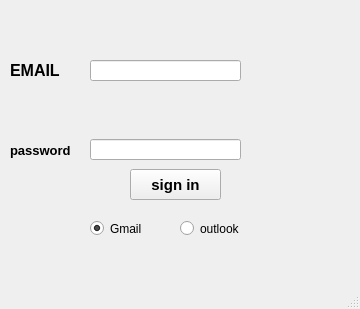
<?xml version="1.0" encoding="UTF-8"?>
<ui version="4.0">
 <class>MainWindow</class>
 <widget class="QMainWindow" name="MainWindow">
  <property name="geometry">
   <rect>
    <x>0</x>
    <y>0</y>
    <width>360</width>
    <height>309</height>
   </rect>
  </property>
  <property name="windowTitle">
   <string>email</string>
  </property>
  <property name="windowIcon">
   <iconset>
    <normaloff>C:/Users/Naglaa/Desktop/49-496199_icons-envelope-computer-mail-message-email-email-icon.png</normaloff>C:/Users/Naglaa/Desktop/49-496199_icons-envelope-computer-mail-message-email-email-icon.png</iconset>
  </property>
  <widget class="QWidget" name="centralwidget">
   <widget class="QLabel" name="label">
    <property name="geometry">
     <rect>
      <x>-300</x>
      <y>290</y>
      <width>47</width>
      <height>13</height>
     </rect>
    </property>
    <property name="text">
     <string>TextLabel</string>
    </property>
   </widget>
   <widget class="QLabel" name="label_2">
    <property name="geometry">
     <rect>
      <x>10</x>
      <y>60</y>
      <width>81</width>
      <height>21</height>
     </rect>
    </property>
    <property name="font">
     <font>
      <pointsize>12</pointsize>
      <weight>75</weight>
      <bold>true</bold>
     </font>
    </property>
    <property name="text">
     <string>EMAIL</string>
    </property>
   </widget>
   <widget class="QLabel" name="label_3">
    <property name="geometry">
     <rect>
      <x>10</x>
      <y>140</y>
      <width>81</width>
      <height>21</height>
     </rect>
    </property>
    <property name="font">
     <font>
      <pointsize>10</pointsize>
      <weight>75</weight>
      <bold>true</bold>
     </font>
    </property>
    <property name="text">
     <string>password</string>
    </property>
   </widget>
   <widget class="QLineEdit" name="lineEdit">
    <property name="geometry">
     <rect>
      <x>90</x>
      <y>60</y>
      <width>151</width>
      <height>21</height>
     </rect>
    </property>
   </widget>
   <widget class="QLineEdit" name="lineEdit_2">
    <property name="geometry">
     <rect>
      <x>90</x>
      <y>139</y>
      <width>151</width>
      <height>21</height>
     </rect>
    </property>
    <property name="echoMode">
     <enum>QLineEdit::Password</enum>
    </property>
   </widget>
   <widget class="QRadioButton" name="radioButton">
    <property name="geometry">
     <rect>
      <x>90</x>
      <y>220</y>
      <width>82</width>
      <height>17</height>
     </rect>
    </property>
    <property name="text">
     <string>Gmail</string>
    </property>
    <property name="checked">
     <bool>true</bool>
    </property>
   </widget>
   <widget class="QRadioButton" name="radioButton_2">
    <property name="geometry">
     <rect>
      <x>180</x>
      <y>220</y>
      <width>82</width>
      <height>17</height>
     </rect>
    </property>
    <property name="text">
     <string>outlook</string>
    </property>
    <property name="checked">
     <bool>false</bool>
    </property>
   </widget>
   <widget class="QLabel" name="label_4">
    <property name="geometry">
     <rect>
      <x>270</x>
      <y>10</y>
      <width>91</width>
      <height>61</height>
     </rect>
    </property>
    <property name="text">
     <string/>
    </property>
    <property name="pixmap">
     <pixmap>C:/Users/Naglaa/Desktop/49-496199_icons-envelope-computer-mail-message-email-email-icon.png</pixmap>
    </property>
    <property name="scaledContents">
     <bool>true</bool>
    </property>
   </widget>
   <widget class="QPushButton" name="pushButton">
    <property name="geometry">
     <rect>
      <x>130</x>
      <y>169</y>
      <width>91</width>
      <height>31</height>
     </rect>
    </property>
    <property name="font">
     <font>
      <pointsize>11</pointsize>
      <weight>75</weight>
      <bold>true</bold>
     </font>
    </property>
    <property name="text">
     <string>sign in</string>
    </property>
   </widget>
  </widget>
  <widget class="QMenuBar" name="menubar">
   <property name="geometry">
    <rect>
     <x>0</x>
     <y>0</y>
     <width>360</width>
     <height>21</height>
    </rect>
   </property>
  </widget>
  <widget class="QStatusBar" name="statusbar"/>
 </widget>
 <resources/>
 <connections/>
</ui>
